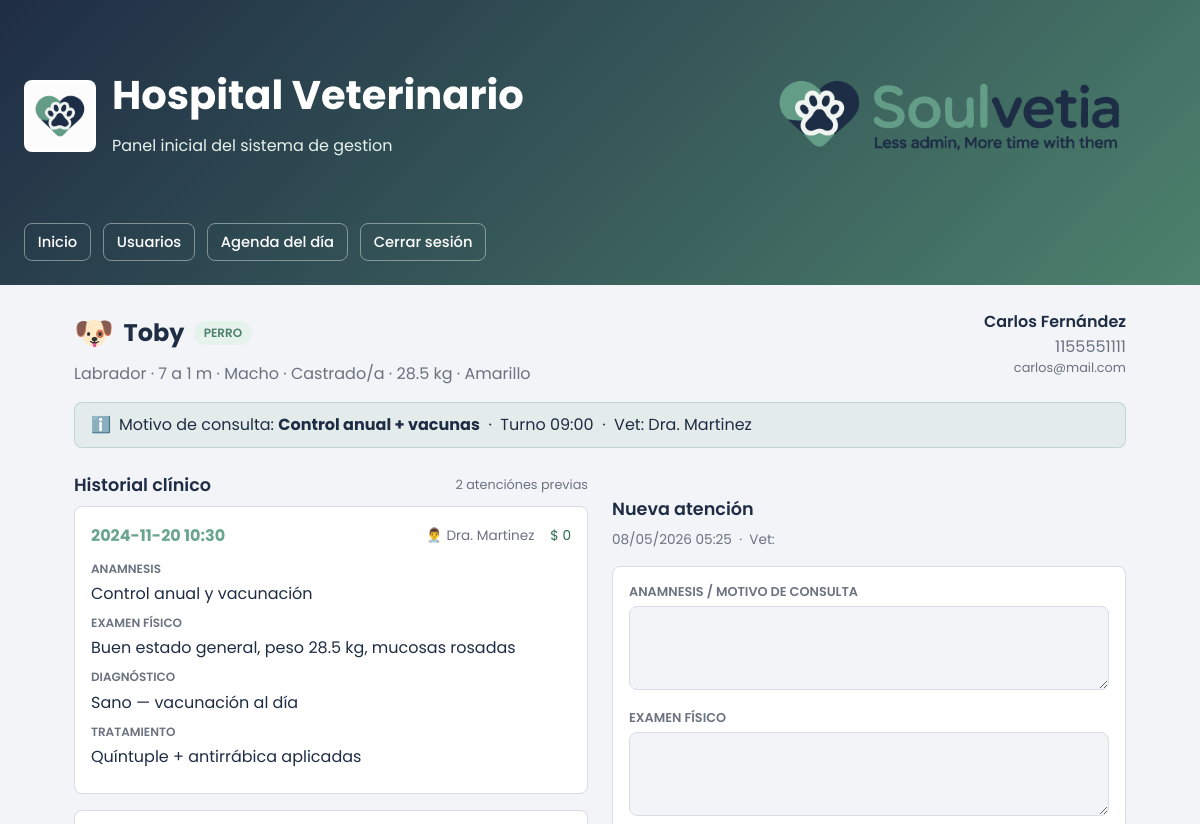
Page /turnos/1/atender (signed in, upper part) on the earlier database version.
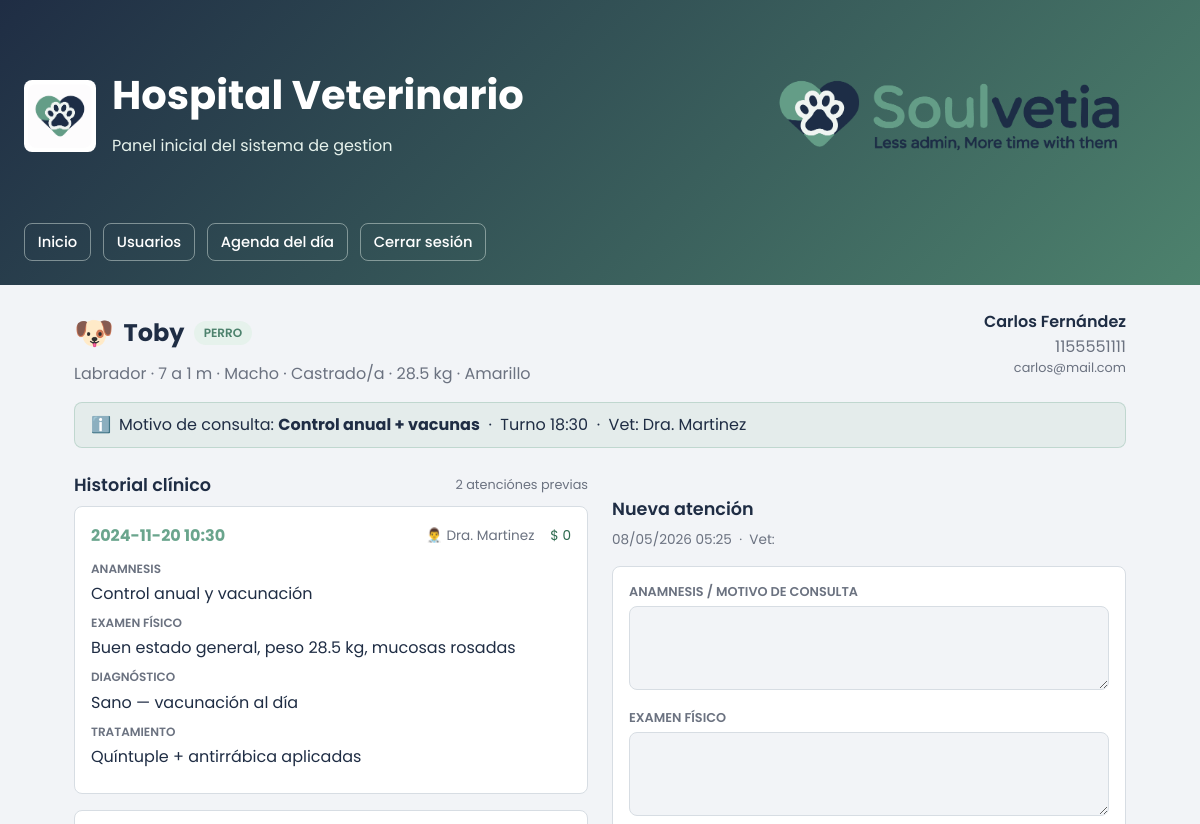
Same page on the later database version.
### tables this page shows
CREATE TABLE turno (
            id                  INTEGER NOT NULL PRIMARY KEY AUTOINCREMENT,
            paciente_id          INTEGER NOT NULL,
            veterinario_id      INTEGER NOT NULL,
            recepcionista_id    INTEGER NOT NULL DEFAULT 1,
            fecha_hora          TEXT    NOT NULL,
            estado              TEXT    NOT NULL DEFAULT 'pendiente'
                                CHECK (estado IN ('pendiente','confirmado','presente',
                                                   'atendido','cancelado','ausente')),
            motivo              TEXT,
            FOREIGN KEY (paciente_id)       REFERENCES paciente(id),
            FOREIGN KEY (veterinario_id)   REFERENCES users(id),
            FOREIGN KEY (recepcionista_id) REFERENCES users(id)
        );

### app/controllers/turnos_controller.py (the view, shortened to what this page needs)
@bp.route("/<int:turno_id>/atender", methods=["GET", "POST"])
def atender(turno_id: int):
    if session.get("user_role") not in ROLES_VET:
        flash("No tenés permiso para acceder a esta sección.", "error")
        return redirect(url_for("dashboard.index"))
    svc   = HospitalService()
    turno = svc.get_turno_by_id(turno_id)
    if not turno:
        abort(404)
    mascota  = _enriquecer_mascota(svc.get_paciente_info(turno["paciente_id"]))
    historial = svc.get_historial(turno["paciente_id"])
    return render_template(
        "paciente.html",
        turno=turno, mascota=mascota, historial=historial,
        hoy_datetime=datetime.now().strftime("%d/%m/%Y  %H:%M"),
        form={}, error=None, success=None,
    )

### app/controllers/turnos_controller.py (called while the page is built)
def _edad(fecha_nac: str | None) -> str:
    if not fecha_nac:
        return ""
    try:
        nac  = datetime.strptime(fecha_nac, "%Y-%m-%d")
        diff = datetime.now() - nac
        y = diff.days // 365
        m = (diff.days % 365) // 30
        return f"{y} a {m} m" if y else f"{m} meses"
    except Exception:
        return ""

def _enriquecer_mascota(mascota: dict) -> dict:
    mascota["especie_icon"] = ICONOS.get(mascota["especie"].lower(), "🐾")
    mascota["sexo_label"]   = {"M": "Macho", "F": "Hembra"}.get(
                                mascota.get("sexo", ""), "N/D")
    mascota["edad"]         = _edad(mascota.get("fecha_nacimiento"))
    return mascota

### app/services/hospital_service.py (called while the page is built)
    def get_turno_by_id(self, turno_id: int) -> dict | None:
        return self.turno_repository.get_by_id(turno_id)

    def get_paciente_info(self, paciente_id: int) -> dict | None:
        return self.paciente_repository.get_info_completa(paciente_id)

    def get_historial(self, mascota_id: int) -> list[dict]:
        return self.turno_repository.get_historial(mascota_id)

### app/templates/paciente.html (shortened to what the changed rows need)
{% extends "base.html" %}
{% block content %}
<div style="display:flex; justify-content:space-between; align-items:flex-start;
            margin-bottom:1rem; gap:1rem; flex-wrap:wrap;">
  <div>
    <div style="display:flex; align-items:center; gap:0.6rem; margin-bottom:0.25rem;">
      <h2 style="margin:0;">{{ mascota.nombre }}</h2>
    </div>
  </div>
</div>
<div style="background:color-mix(in srgb, var(--accent, #2ea8ff) 10%, transparent);
            border:1px solid color-mix(in srgb, var(--accent, #2ea8ff) 30%, transparent);
            border-radius:8px; padding:0.6rem 1rem; margin-bottom:1.5rem;
            display:flex; align-items:center; gap:0.5rem;">
  <span>ℹ️</span>
  <span>Motivo de consulta: <strong>{{ turno.motivo or '—' }}</strong>
    &nbsp;·&nbsp; Turno {{ turno.fecha_hora[11:16] }}
    &nbsp;·&nbsp; Vet: {{ turno.veterinario }}
  </span>
</div>
{% endblock %}

Differences in the rows shown:
changed turno "Control anual + vacunas": fecha_hora "09:00" → "18:30"
